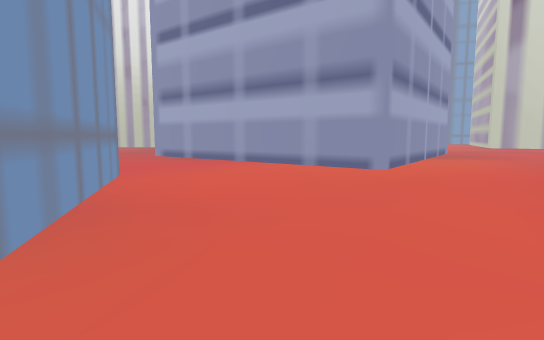
View 1 (above)

24 first-person views from a walk through a 3-D level made in the Unity game engine. The camera is 1.5 m above the floor, tilts 6° down and sees 80° across. The floor is counted in squares, 2 m on a side. Each view is taken from the middle of a square. On the plan, view 1 faces up. The plan holds only what a view shows up to about 11 squares ahead; the rest is blank. The place goes on beyond the plan. The player is left out.

View 2
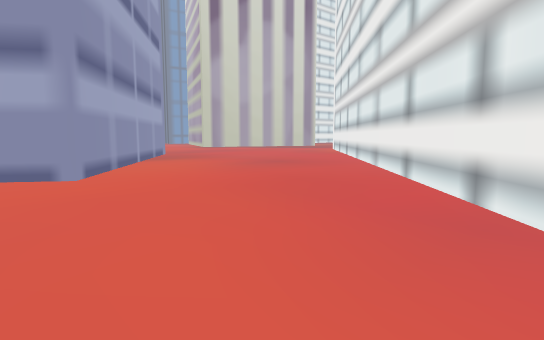

View 3
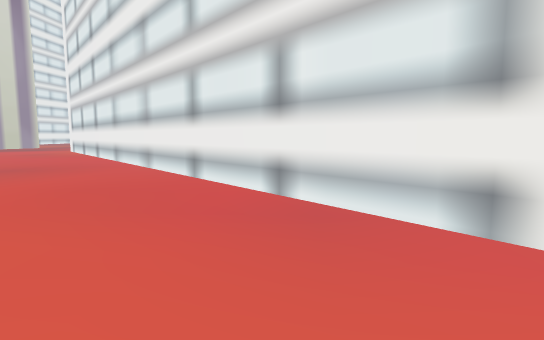

View 4
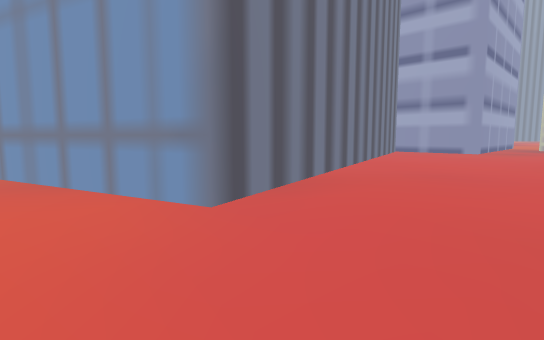

View 5
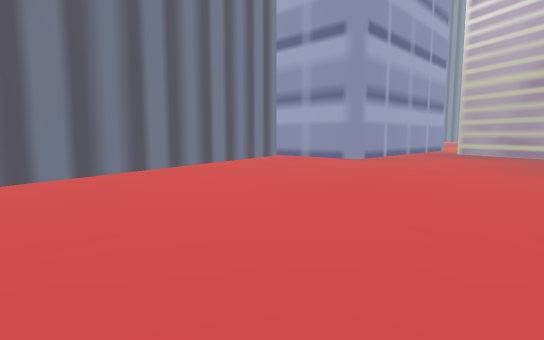

View 6
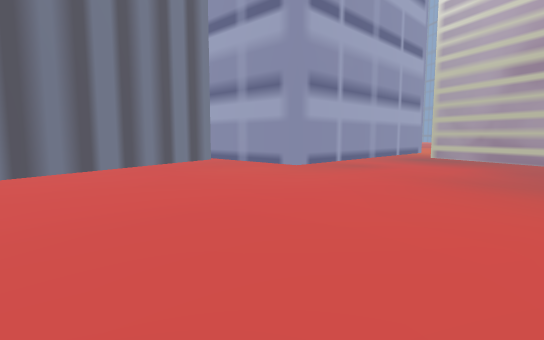

View 7
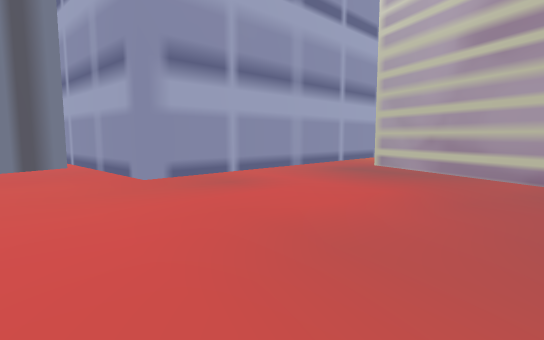

View 8
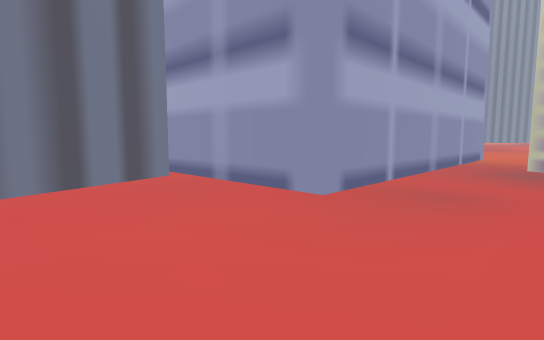

View 9
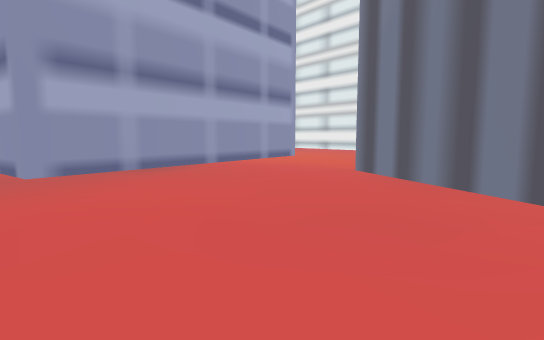

View 10
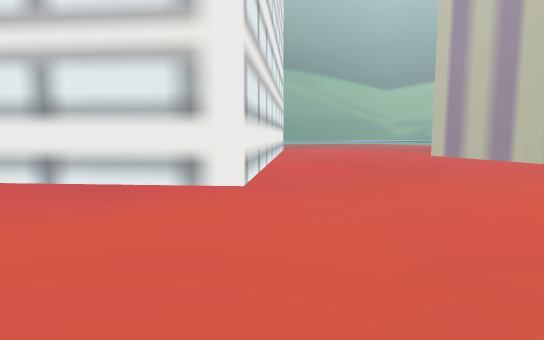

View 11
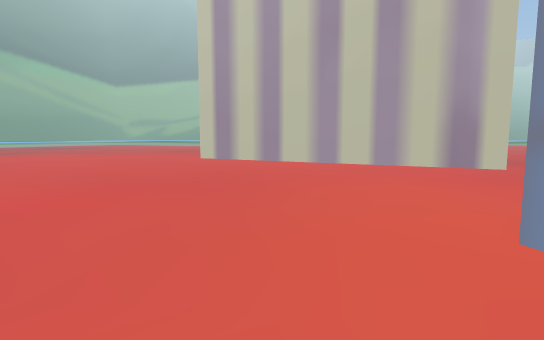

View 12
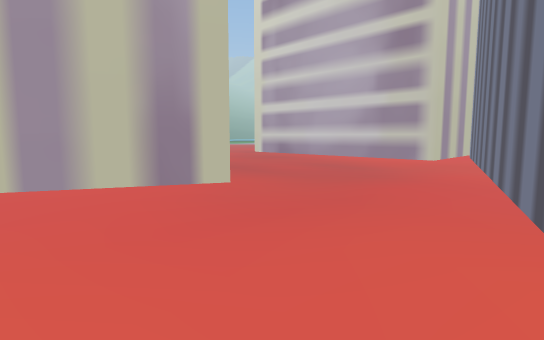

View 13
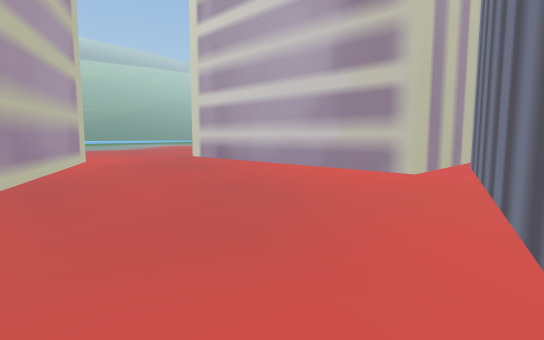

View 14
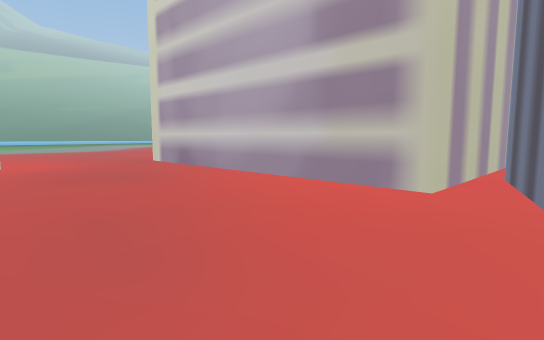

View 15
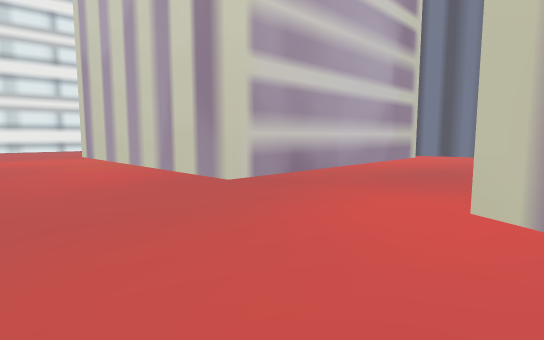

View 16
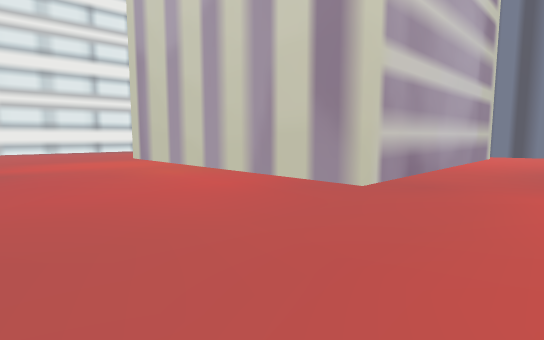

View 17
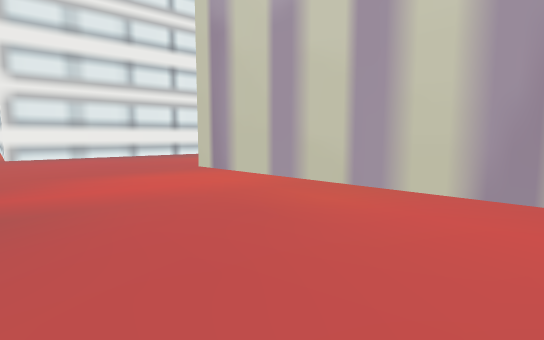

View 18
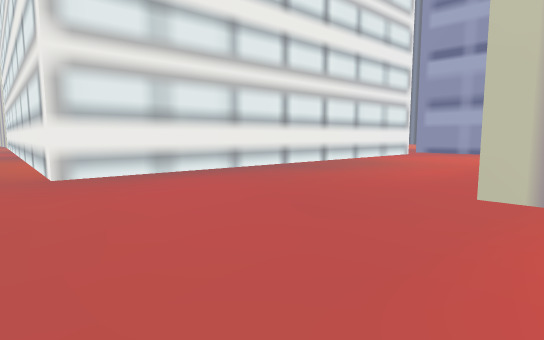

View 19
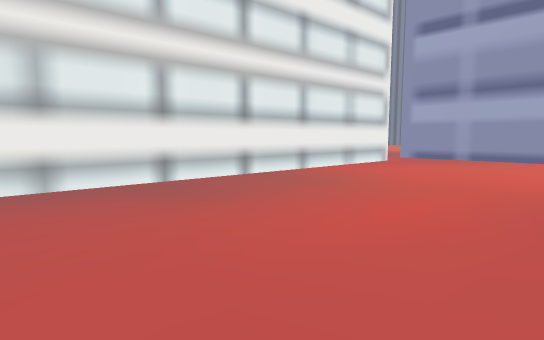

View 20
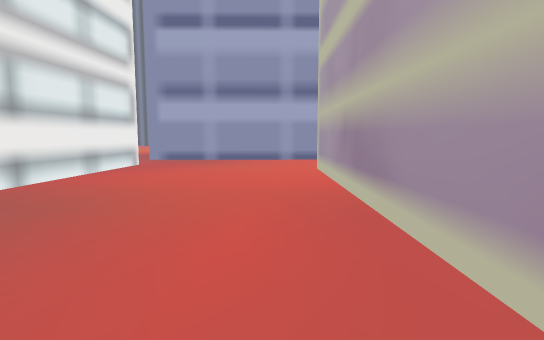

View 21
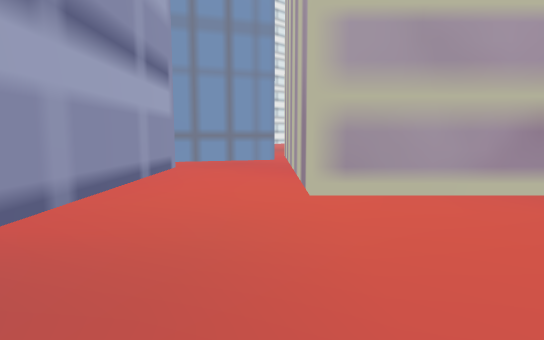

View 22
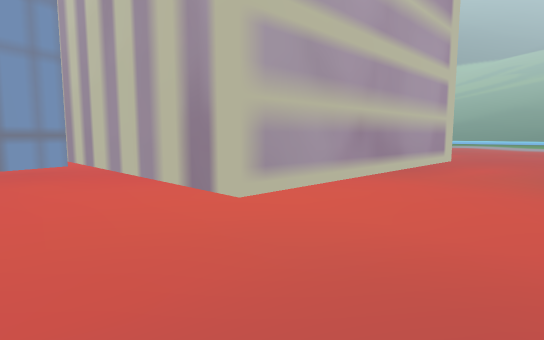

View 23
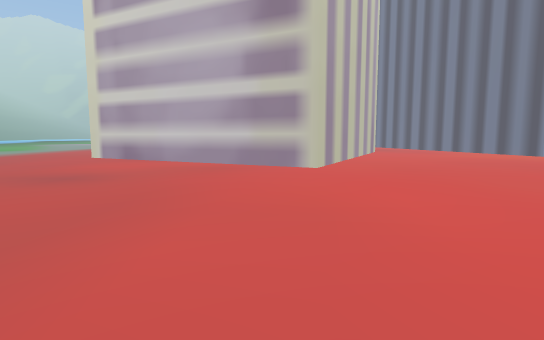

View 24
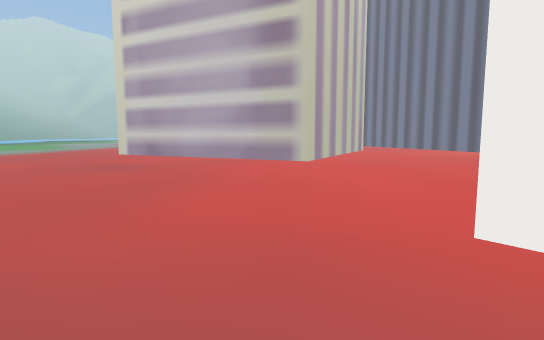

### Floor plan
Points are (right, up) in squares from view 1. A wall is a line through its corners. A room is listed if a view was taken in it or the views show most of it. See-through windows are left out.
Room 1 (views 1, 2, 3, 4, 5, 6, 7, 8, 9, 10, 11)
walls: (2.7, -0.1) (12.1, 7.9); (5.8, 11.5) (2.5, 7.1) (-3.5, 11.5); (-16, 2.3) (-2.9, 6.2) (-1.6, 1.7); (-20.2, 10.5) (-21.8, 7); (-21.4, 5.5) (-16.3, 5.6) (-16.3, 0.7)
ways out: opening at (1, -0.7) to room 2; opening at (-21, 6)
Room 2 (views 12, 13, 14, 15, 16, 17, 18, 19, 20, 21, 22, 23, 24)
walls: (-7.2, -13.8) (-7.8, -13.5) (-5.4, -8.6); (-11.4, -13.6) (-20, -13.6) (-20, -5.5) (-11.4, -5.5) (-11.4, -13.6); (-4.2, -6.1) (3.4, -9.9) (-0.1, -17); (-4.2, -2.2) (-13.8, -5.1) (-14.6, -2.1); (-16.2, -2.7) (-25, -2.8); (6.6, -4.7) (2.7, -0.1); (11, -9.2) (10.7, -9.5); (-24.5, -4.5) (-25.3, -15.1)
ways out: opening at (1, -0.7) to room 1

Positions as (right, up) in squares from view 1, and headings:
1: (0, 0), facing up
2: (1, 1), facing up-right
3: (1, 2), facing right
4: (-1, 9), facing down-left
5: (-7, 11), facing down-left
6: (-10, 11), facing down-left
7: (-14, 11), facing down-left
8: (-13, 8), facing down-left
9: (-10, 8), facing right
10: (-1, 3), facing down-right
11: (1, 1), facing down
12: (-1, -2), facing down-left
13: (-5, -3), facing down-left
14: (-7, -4), facing down-left
15: (-7, -17), facing up-left
16: (-9, -18), facing up-left
17: (-13, -18), facing up-left
18: (-19, -18), facing up-left
19: (-20, -14), facing up-left
20: (-21, -13), facing up
21: (-24, -5), facing right
22: (-23, -3), facing down-right
23: (11, -11), facing left
24: (13, -11), facing left
